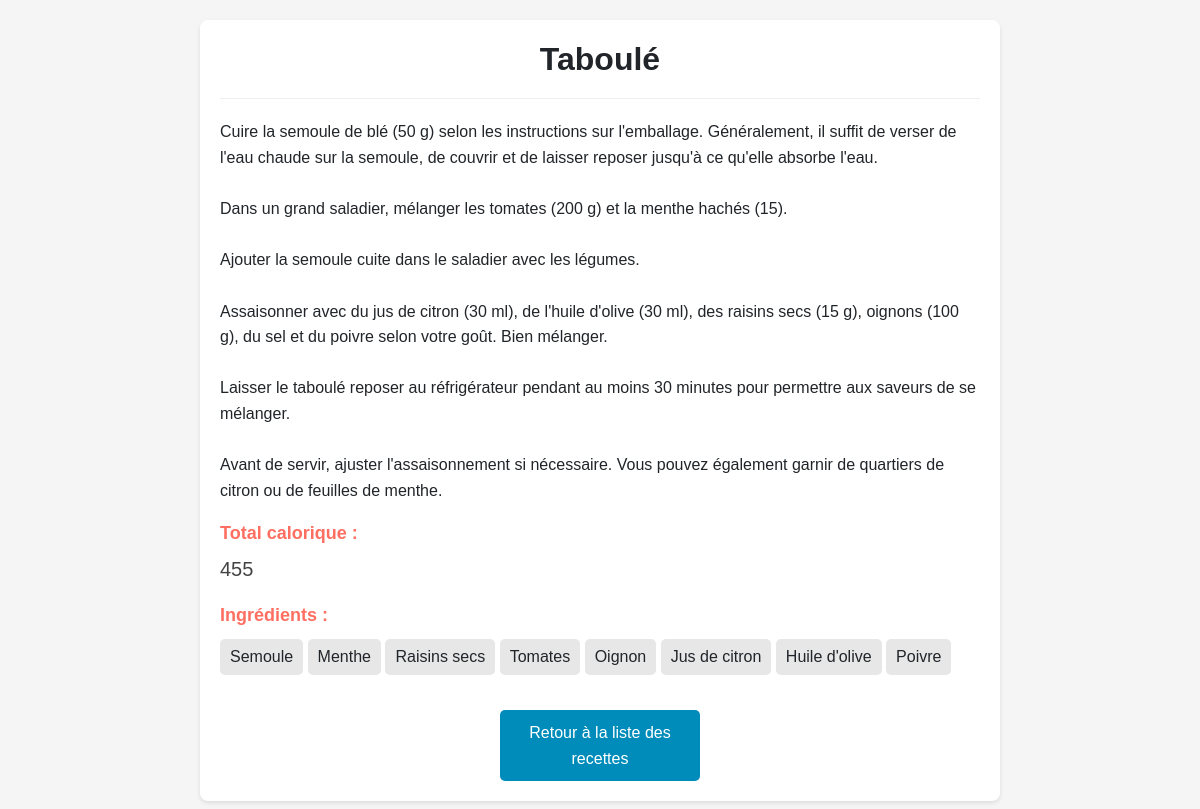
/recettes/lire/taboule, run on the app's committed database.
### tables this page shows
CREATE TABLE IF NOT EXISTS `recettes` (
  `id_Recettes` int NOT NULL AUTO_INCREMENT,
  `Titre` varchar(45) DEFAULT NULL,
  `Instructions` varchar(2500) DEFAULT NULL,
  `Total_Calorique` int DEFAULT NULL,
  `slug` varchar(100) DEFAULT NULL,
  `Prix` int NOT NULL,
  PRIMARY KEY (`id_Recettes`)
);

CREATE TABLE IF NOT EXISTS `recettes_has_ingredients` (
  `Recettes_id_Recettes` int NOT NULL,
  `Ingredients_id_Ingredients` int NOT NULL,
  PRIMARY KEY (`Recettes_id_Recettes`,`Ingredients_id_Ingredients`),
  KEY `fk_Recettes_has_Ingredients_Ingredients1_idx` (`Ingredients_id_Ingredients`),
  KEY `fk_Recettes_has_Ingredients_Recettes_idx` (`Recettes_id_Recettes`)
);

CREATE TABLE IF NOT EXISTS `ingredients` (
  `id_Ingredients` int NOT NULL,
  `Nom_Ingredients` varchar(45) DEFAULT NULL,
  `Apport_Calorique` int DEFAULT NULL,
  `Prix` int NOT NULL,
  PRIMARY KEY (`id_Ingredients`)
);

### app/Controller.php (called while the page is built, shortened)
<?php
abstract class Controller {
    public function render(string $fichier, array $data = []) {
        extract($data);
        require_once(ROOT . 'views/' . strtolower(str_replace("Controller", "", basename(str_replace('\\', '/', get_class($this))))) . '/' . $fichier . '.php');
        require_once(ROOT . 'views/layout/default.php');
    }
}
?>

### controllers/Recettes.php (called while the page is built, shortened)
<?php
class Recettes extends \app\Controller
{
    public function lire(string $slug)
    {
        $recettes = $this->Recettes->findBySlug($slug);
        $ingredients = $this->Recettes->getAllRecette();
        $this->render('lire', compact('recettes', 'ingredients'));
    }
}
?>

### Models/Recettes.php (called while the page is built, shortened)
<?php
class Recettes extends \app\Model{
    public function __construct()
    {
        $this->table = "recettes";
    }
    public function findBySlug(string $slug)
    {
        $sql = "SELECT * FROM " . $this->table . " INNER JOIN recettes_has_ingredients ON id_Recettes = Recettes_Id_Recettes INNER JOIN ingredients ON id_Ingredients = Ingredients_Id_Ingredients WHERE slug='" . $slug . "'";
        $query = $this->_connexion->query($sql);
        return $query->fetch_assoc();
    }
}
?>

### app/Model.php (called while the page is built, shortened)
<?php
abstract class Model{
    private $host = "localhost";
    private $db_name = "devoirrecette";
    private $username = "root";
    private $password = "";
    protected $_connexion;
    public function getConnection(){
        $this->_connexion = null;
        try{
            $this->_connexion = new \mysqli($this->host, $this->username, $this->password, $this->db_name);
            $this->_connexion->set_charset("utf8");
        }catch(\mysqli_sql_exception $exception){
            echo "Erreur de connexion : " . $exception->getMessage();
        }
    }
    public function getAllRecette(){
        $sql = "SELECT * FROM recettes_has_ingredients AS ir JOIN ingredients AS i ON ir.Ingredients_id_Ingredients = i.id_Ingredients JOIN recettes AS r ON ir.Recettes_id_Recettes = r.id_Recettes";
        $query = $this->_connexion->query($sql);
        return $query->fetch_all(MYSQLI_ASSOC);
    }
}
?>

### views/recettes/lire.php (the view, shortened to what this page needs)
<div class="recipe-container">
    <h2 class="recipe-title"><?= $recettes['Titre'] ?></h2>
    <div class="recipe-instructions">
        <p><?= nl2br($recettes['Instructions']) ?></p>
    </div>
    <div class="recipe-details">
        <h3 class="total-calories-title">Total calorique :</h3>
        <p class="total-calories"><?= $recettes['Total_Calorique'] ?></p>
    </div>
    <div class="recipe-ingredients">
        <h3>Ingrédients :</h3>
        <ul>
            <?php foreach($ingredients as $ingredient): ?>
                <?php if ($ingredient['id_Recettes'] == $recettes['id_Recettes']): ?>
                    <li><?= $ingredient['Nom_Ingredients'] ?></li>
                <?php endif; ?>
            <?php endforeach ?>
        </ul>
    </div>
    <a href="/recettes" class="back-link">Retour à la liste des recettes</a>
</div>

### views/recettes/lire.php (style rules this page uses)
body { font-family: 'Arial', sans-serif; background-color: #f5f5f5; line-height: 1.6; padding: 20px; }
.recipe-container { max-width: 800px; margin: auto; background: white; padding: 20px; border-radius: 8px; box-shadow: 0 2px 4px rgba(0, 0, 0, 0.1); }
.recipe-title { font-weight: bold; text-align: center; margin: 0 0 20px; }
.recipe-instructions { font-size: 16px; border-top: 1px solid #eee; padding-top: 20px; }
.recipe-details, .recipe-ingredients { margin-top: 20px; }
.total-calories-title, .recipe-ingredients h3 { font-size: 18px; font-weight: bold; color: #ff6f61; }
.total-calories { font-size: 20px; color: #444; }
.recipe-ingredients ul { padding: 0; }
.recipe-ingredients li { background-color: #e7e7e7; border-radius: 5px; padding: 5px 10px; margin: 5px 0; display: inline-block; }
.back-link { display: block; width: 200px; margin: 30px auto 0; text-align: center; padding: 10px; background-color: #008CBA; color: #fff; border-radius: 5px; }

### data on the page
recettes: Titre "Taboulé", Instructions "Cuire la semoule de blé (50 g) selon les instructions sur l'emballage. Généralement, il suffit de verser de l'eau chaude sur la semoule, de couvrir et de laisser reposer jusqu'à ce qu'elle absorbe l'eau. Dans un grand saladier, mélanger les tomates (200 g) et la menthe hachés (15). Ajouter la semoule cuite dans le saladier avec les légumes. Assaisonner avec du jus de citron (30 ml), de l'huile d'olive (30 ml), des raisins secs (15 g), oignons (100 g), du sel et du poivre selon votre goût. Bien mélanger. Laisser le taboulé reposer au réfrigérateur pendant au moins 30 minutes pour permettre aux saveurs de se mélanger. Avant de servir, ajuster l'assaisonnement si nécessaire. Vous pouvez…", Total_Calorique "455"
recettes_has_ingredients: Ingredients_id_Ingredients.Nom_Ingredients "Semoule"
recettes_has_ingredients: Ingredients_id_Ingredients.Nom_Ingredients "Menthe"
recettes_has_ingredients: Ingredients_id_Ingredients.Nom_Ingredients "Raisins secs"
recettes_has_ingredients: Ingredients_id_Ingredients.Nom_Ingredients "Tomates"
recettes_has_ingredients: Ingredients_id_Ingredients.Nom_Ingredients "Oignon"
recettes_has_ingredients: Ingredients_id_Ingredients.Nom_Ingredients "Jus de citron"
recettes_has_ingredients: Ingredients_id_Ingredients.Nom_Ingredients "Huile d'olive"
recettes_has_ingredients: Ingredients_id_Ingredients.Nom_Ingredients "Poivre"
